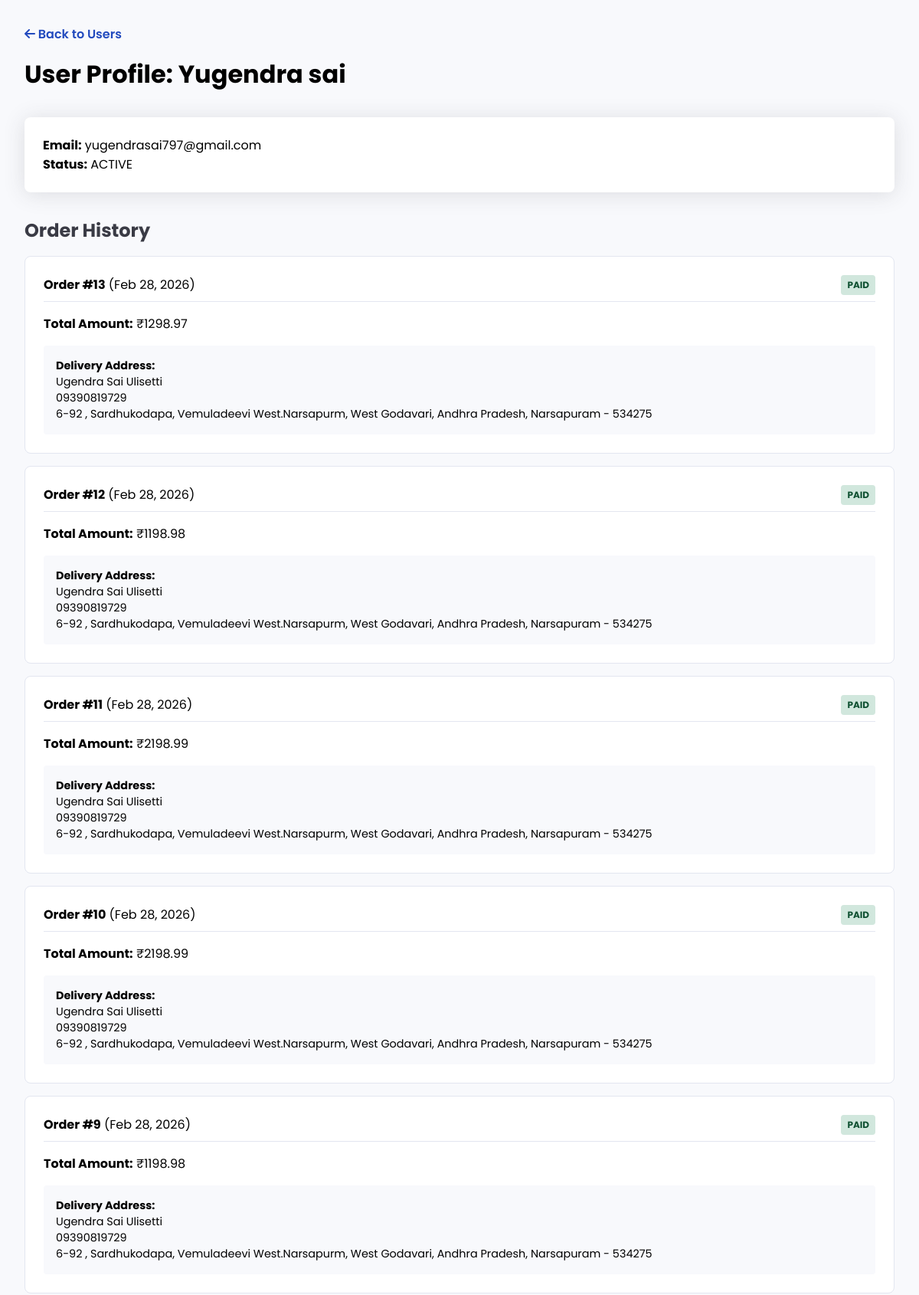
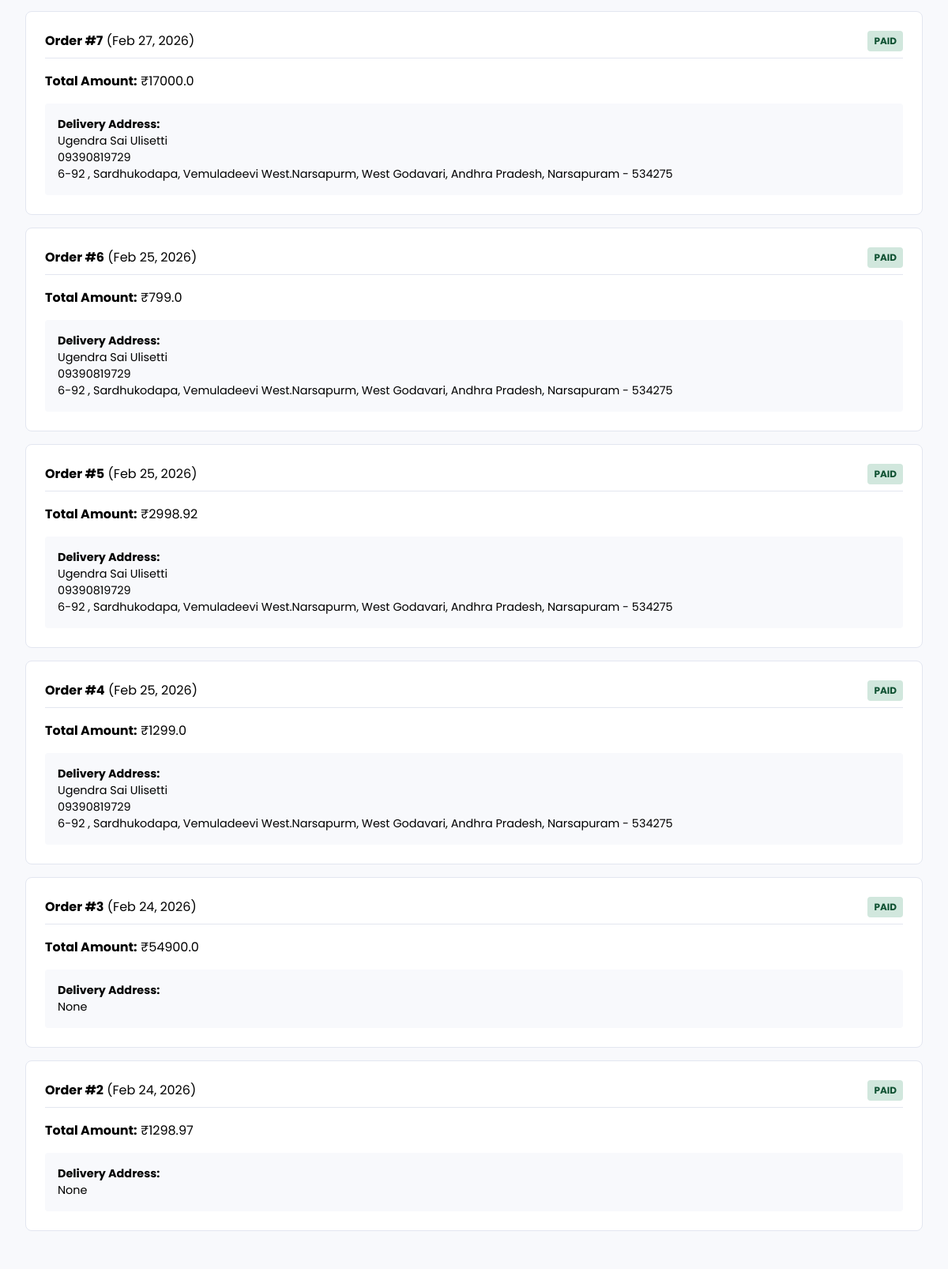
Page /super-admin/user-history/3 (signed in, upper part) on the committed database (2 pictures, top to bottom).
### tables this page shows
CREATE TABLE users (
        user_id INTEGER PRIMARY KEY AUTOINCREMENT,
        name TEXT NOT NULL,
        email TEXT UNIQUE NOT NULL,
        password TEXT NOT NULL
    , status TEXT DEFAULT 'active');

CREATE TABLE orders (
        order_id INTEGER PRIMARY KEY AUTOINCREMENT,
        user_id INTEGER,
        razorpay_order_id TEXT,
        razorpay_payment_id TEXT,
        amount REAL,
        payment_status TEXT,
        created_at DATETIME DEFAULT CURRENT_TIMESTAMP, address TEXT,
        FOREIGN KEY (user_id) REFERENCES users (user_id)
    );

### app.py (the view)
@app.route('/super-admin/user-history/<int:id>')
@super_admin_required
def user_history(id):
    conn = get_db_connection()
    cursor = conn.cursor()
    cursor.execute("SELECT * FROM users WHERE user_id=?", (id,))
    user = cursor.fetchone()
    cursor.execute("SELECT * FROM orders WHERE user_id=? ORDER BY created_at DESC", (id,))
    orders = cursor.fetchall()
    cursor.close()
    conn.close()
    return render_template("super_admin/user_history.html", user=user, orders=orders)

### app.py (called while the page is built)
def get_db_connection():
    conn = sqlite3.connect(config.DB_PATH)
    conn.row_factory = sqlite3.Row
    return conn

@app.template_filter('strftime')
def strftime_filter(date_str, format='%b %d, %Y'):
    if not date_str:
        return ""
    if isinstance(date_str, str):
        try:
            from datetime import datetime
            dt = datetime.strptime(date_str, '%Y-%m-%d %H:%M:%S')
            return dt.strftime(format)
        except Exception:
            return date_str
    return date_str.strftime(format)

def super_admin_required(f):
    from functools import wraps
    @wraps(f)
    def decorated_function(*args, **kwargs):
        if 'super_id' not in session:
            return redirect('/admin-secure-access-xk9')
        return f(*args, **kwargs)
    return decorated_function

### templates/super_admin/user_history.html (shortened to what this page needs)
<!DOCTYPE html>
<html lang="en">
<head>
    <link rel="stylesheet" href="https://cdnjs.cloudflare.com/ajax/libs/font-awesome/6.4.0/css/all.min.css">
</head>
<body>
    <div class="container">
        <div class="header">
            <a href="/super-admin/users" style="text-decoration:none; color:var(--primary-color); font-weight:600;"><i
                    class="fas fa-arrow-left"></i> Back to Users</a>
            <h1 style="margin-top:1rem;">User Profile: {{ user.name }}</h1>
        </div>
        <div class="info-card">
            <p><strong>Email:</strong> {{ user.email }}</p>
            <p><strong>Status:</strong> {{ user.status | upper }}</p>
        </div>
        <h2 style="margin-bottom:1rem; color:#3a3b45;">Order History</h2>
        {% for order in orders %}
        <div class="order-card">
            <div class="order-header">
                <span><strong>Order #{{ order.order_id }}</strong> ({{ order.created_at | strftime }})</span>
                <span class="badge">{{ order.payment_status | upper }}</span>
            </div>
            <p><strong>Total Amount:</strong> ₹{{ order.amount }}</p>
            <div class="address-box">
                <p><strong>Delivery Address:</strong></p>
                <div style="white-space: pre-line;">{{ order.address }}</div>
            </div>
        </div>
        {% else %}
        <p>No orders found for this user.</p>
        {% endfor %}
    </div>
</body>
</html>

### templates/super_admin/user_history.html (style rules this page uses)
:root { --primary-color: #224abe; --body-bg: #f8f9fc; }
* { margin: 0; padding: 0; box-sizing: border-box; font-family: 'Poppins', sans-serif; }
body { background-color: var(--body-bg); padding: 2rem; }
.container { max-width: 1200px; margin: 0 auto; }
.header { margin-bottom: 2rem; }
.info-card { background: white; padding: 1.5rem; border-radius: 0.5rem; box-shadow: 0 0.15rem 1.75rem 0 rgba(58, 59, 69, 0.15); margin-bottom: 2rem; }
.order-card { background: white; padding: 1.5rem; border-radius: 0.5rem; margin-bottom: 1rem; border: 1px solid #e3e6f0; }
.order-header { display: flex; justify-content: space-between; border-bottom: 1px solid #e3e6f0; padding-bottom: 0.5rem; margin-bottom: 1rem; }
.address-box { background: #f8f9fc; padding: 1rem; border-radius: 0.25rem; font-size: 0.9rem; margin-top: 1rem; }
.badge { padding: 0.25rem 0.5rem; border-radius: 0.25rem; font-size: 0.75rem; font-weight: 700; background: #d1e7dd; color: #0f5132; }

### rows in the picture
users: name "Yugendra sai", email "yugendrasai797@gmail.com", status "ACTIVE"
orders: order_id "13", created_at|strftime "Feb 28, 2026", payment_status "PAID", amount "1298.97", address "Ugendra Sai Ulisetti 09390819729 6-92 , Sardhukodapa, Vemuladeevi West.Narsapurm, West Godavari, Andhra Pradesh, Narsapuram - 534275"
orders: order_id "12", created_at|strftime "Feb 28, 2026", payment_status "PAID", amount "1198.98", address "Ugendra Sai Ulisetti 09390819729 6-92 , Sardhukodapa, Vemuladeevi West.Narsapurm, West Godavari, Andhra Pradesh, Narsapuram - 534275"
orders: order_id "11", created_at|strftime "Feb 28, 2026", payment_status "PAID", amount "2198.99", address "Ugendra Sai Ulisetti 09390819729 6-92 , Sardhukodapa, Vemuladeevi West.Narsapurm, West Godavari, Andhra Pradesh, Narsapuram - 534275"
orders: order_id "10", created_at|strftime "Feb 28, 2026", payment_status "PAID", amount "2198.99", address "Ugendra Sai Ulisetti 09390819729 6-92 , Sardhukodapa, Vemuladeevi West.Narsapurm, West Godavari, Andhra Pradesh, Narsapuram - 534275"
orders: order_id "9", created_at|strftime "Feb 28, 2026", payment_status "PAID", amount "1198.98", address "Ugendra Sai Ulisetti 09390819729 6-92 , Sardhukodapa, Vemuladeevi West.Narsapurm, West Godavari, Andhra Pradesh, Narsapuram - 534275"
orders: order_id "7", created_at|strftime "Feb 27, 2026", payment_status "PAID", amount "17000.0", address "Ugendra Sai Ulisetti 09390819729 6-92 , Sardhukodapa, Vemuladeevi West.Narsapurm, West Godavari, Andhra Pradesh, Narsapuram - 534275"
orders: order_id "6", created_at|strftime "Feb 25, 2026", payment_status "PAID", amount "799.0", address "Ugendra Sai Ulisetti 09390819729 6-92 , Sardhukodapa, Vemuladeevi West.Narsapurm, West Godavari, Andhra Pradesh, Narsapuram - 534275"
orders: order_id "5", created_at|strftime "Feb 25, 2026", payment_status "PAID", amount "2998.92", address "Ugendra Sai Ulisetti 09390819729 6-92 , Sardhukodapa, Vemuladeevi West.Narsapurm, West Godavari, Andhra Pradesh, Narsapuram - 534275"
orders: order_id "4", created_at|strftime "Feb 25, 2026", payment_status "PAID", amount "1299.0", address "Ugendra Sai Ulisetti 09390819729 6-92 , Sardhukodapa, Vemuladeevi West.Narsapurm, West Godavari, Andhra Pradesh, Narsapuram - 534275"
orders: order_id "3", created_at|strftime "Feb 24, 2026", payment_status "PAID", amount "54900.0", address "None"
orders: order_id "2", created_at|strftime "Feb 24, 2026", payment_status "PAID", amount "1298.97", address "None"
